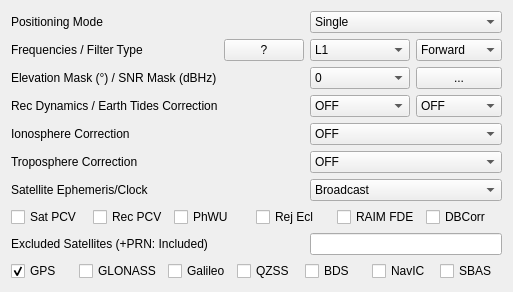
     <widget class="QWidget" name="TabSheet1">
      <property name="toolTip">
       <string/>
      </property>
      <attribute name="title">
       <string>Setting&amp;1</string>
      </attribute>
      <layout class="QGridLayout" name="gridLayout">
       <item row="7" column="0">
        <widget class="QLabel" name="Label32">
         <property name="enabled">
          <bool>true</bool>
         </property>
         <property name="toolTip">
          <string/>
         </property>
         <property name="text">
          <string>Satellite Ephemeris/Clock</string>
         </property>
        </widget>
       </item>
       <item row="11" column="0" colspan="4">
        <widget class="QWidget" name="widget_2" native="true">
         <property name="sizePolicy">
          <sizepolicy hsizetype="Preferred" vsizetype="Fixed">
           <horstretch>0</horstretch>
           <verstretch>0</verstretch>
          </sizepolicy>
         </property>
         <layout class="QHBoxLayout" name="horizontalLayout_2">
          <property name="leftMargin">
           <number>0</number>
          </property>
          <property name="topMargin">
           <number>0</number>
          </property>
          <property name="rightMargin">
           <number>0</number>
          </property>
          <property name="bottomMargin">
           <number>0</number>
          </property>
          <item>
           <widget class="QCheckBox" name="PosOpt1">
            <property name="toolTip">
             <string/>
            </property>
            <property name="text">
             <string>Sat PCV</string>
            </property>
            <property name="checked">
             <bool>false</bool>
            </property>
           </widget>
          </item>
          <item>
           <widget class="QCheckBox" name="PosOpt2">
            <property name="toolTip">
             <string/>
            </property>
            <property name="text">
             <string>Rec PCV</string>
            </property>
            <property name="checked">
             <bool>false</bool>
            </property>
           </widget>
          </item>
          <item>
           <widget class="QCheckBox" name="PosOpt3">
            <property name="toolTip">
             <string/>
            </property>
            <property name="text">
             <string>PhWU</string>
            </property>
            <property name="checked">
             <bool>false</bool>
            </property>
           </widget>
          </item>
          <item>
           <widget class="QCheckBox" name="PosOpt4">
            <property name="toolTip">
             <string/>
            </property>
            <property name="text">
             <string>Rej Ecl</string>
            </property>
            <property name="checked">
             <bool>false</bool>
            </property>
           </widget>
          </item>
          <item>
           <widget class="QCheckBox" name="PosOpt5">
            <property name="toolTip">
             <string/>
            </property>
            <property name="text">
             <string>RAIM FDE</string>
            </property>
            <property name="checked">
             <bool>false</bool>
            </property>
           </widget>
          </item>
          <item>
           <widget class="QCheckBox" name="PosOpt6">
            <property name="toolTip">
             <string/>
            </property>
            <property name="text">
             <string>DBCorr</string>
            </property>
            <property name="checked">
             <bool>false</bool>
            </property>
           </widget>
          </item>
         </layout>
        </widget>
       </item>
       <item row="1" column="2" colspan="2">
        <widget class="QComboBox" name="PosMode">
         <property name="enabled">
          <bool>true</bool>
         </property>
         <property name="toolTip">
          <string/>
         </property>
         <item>
          <property name="text">
           <string>Single</string>
          </property>
         </item>
         <item>
          <property name="text">
           <string>DGPS/DGNSS</string>
          </property>
         </item>
         <item>
          <property name="text">
           <string>Kinematic</string>
          </property>
         </item>
         <item>
          <property name="text">
           <string>Static</string>
          </property>
         </item>
         <item>
          <property name="text">
           <string>Static-Start</string>
          </property>
         </item>
         <item>
          <property name="text">
           <string>Moving-Base</string>
          </property>
         </item>
         <item>
          <property name="text">
           <string>Fixed</string>
          </property>
         </item>
         <item>
          <property name="text">
           <string>PPP Kinematic</string>
          </property>
         </item>
         <item>
          <property name="text">
           <string>PPP Static</string>
          </property>
         </item>
         <item>
          <property name="text">
           <string>PPP Fixed</string>
          </property>
         </item>
        </widget>
       </item>
       <item row="4" column="2">
        <widget class="QComboBox" name="DynamicModel">
         <property name="enabled">
          <bool>true</bool>
         </property>
         <property name="toolTip">
          <string/>
         </property>
         <item>
          <property name="text">
           <string>OFF</string>
          </property>
         </item>
         <item>
          <property name="text">
           <string>ON</string>
          </property>
         </item>
        </widget>
       </item>
       <item row="2" column="0">
        <widget class="QLabel" name="LabelFreq">
         <property name="enabled">
          <bool>true</bool>
         </property>
         <property name="toolTip">
          <string/>
         </property>
         <property name="text">
          <string>Frequencies / Filter Type</string>
         </property>
        </widget>
       </item>
       <item row="14" column="0" colspan="4">
        <widget class="QWidget" name="widget_3" native="true">
         <property name="sizePolicy">
          <sizepolicy hsizetype="Preferred" vsizetype="Fixed">
           <horstretch>0</horstretch>
           <verstretch>0</verstretch>
          </sizepolicy>
         </property>
         <layout class="QHBoxLayout" name="horizontalLayout_3">
          <property name="leftMargin">
           <number>0</number>
          </property>
          <property name="topMargin">
           <number>0</number>
          </property>
          <property name="rightMargin">
           <number>0</number>
          </property>
          <property name="bottomMargin">
           <number>0</number>
          </property>
          <item>
           <widget class="QCheckBox" name="NavSys1">
            <property name="toolTip">
             <string/>
            </property>
            <property name="text">
             <string>GPS</string>
            </property>
            <property name="checked">
             <bool>true</bool>
            </property>
           </widget>
          </item>
          <item>
           <widget class="QCheckBox" name="NavSys2">
            <property name="toolTip">
             <string/>
            </property>
            <property name="text">
             <string>GLONASS</string>
            </property>
            <property name="checked">
             <bool>false</bool>
            </property>
           </widget>
          </item>
          <item>
           <widget class="QCheckBox" name="NavSys3">
            <property name="toolTip">
             <string/>
            </property>
            <property name="text">
             <string>Galileo</string>
            </property>
            <property name="checked">
             <bool>false</bool>
            </property>
           </widget>
          </item>
          <item>
           <widget class="QCheckBox" name="NavSys4">
            <property name="toolTip">
             <string/>
            </property>
            <property name="text">
             <string>QZSS</string>
            </property>
            <property name="checked">
             <bool>false</bool>
            </property>
           </widget>
          </item>
          <item>
           <widget class="QCheckBox" name="NavSys6">
            <property name="toolTip">
             <string/>
            </property>
            <property name="text">
             <string>BDS</string>
            </property>
            <property name="checked">
             <bool>false</bool>
            </property>
           </widget>
          </item>
          <item>
           <widget class="QCheckBox" name="NavSys7">
            <property name="text">
             <string>NavIC</string>
            </property>
           </widget>
          </item>
          <item>
           <widget class="QCheckBox" name="NavSys5">
            <property name="toolTip">
             <string/>
            </property>
            <property name="text">
             <string>SBAS</string>
            </property>
            <property name="checked">
             <bool>false</bool>
            </property>
           </widget>
          </item>
         </layout>
        </widget>
       </item>
       <item row="4" column="0">
        <widget class="QLabel" name="Label3">
         <property name="enabled">
          <bool>true</bool>
         </property>
         <property name="toolTip">
          <string/>
         </property>
         <property name="text">
          <string>Rec Dynamics / Earth Tides Correction</string>
         </property>
        </widget>
       </item>
       <item row="1" column="0">
        <widget class="QLabel" name="LabelPosMode">
         <property name="enabled">
          <bool>true</bool>
         </property>
         <property name="toolTip">
          <string/>
         </property>
         <property name="text">
          <string>Positioning Mode</string>
         </property>
        </widget>
       </item>
       <item row="12" column="2" colspan="2">
        <widget class="QLineEdit" name="ExSats">
         <property name="enabled">
          <bool>true</bool>
         </property>
         <property name="toolTip">
          <string/>
         </property>
         <property name="text">
          <string/>
         </property>
        </widget>
       </item>
       <item row="4" column="3">
        <widget class="QComboBox" name="TideCorr">
         <property name="enabled">
          <bool>true</bool>
         </property>
         <property name="toolTip">
          <string/>
         </property>
         <item>
          <property name="text">
           <string>OFF</string>
          </property>
         </item>
         <item>
          <property name="text">
           <string>Solid</string>
          </property>
         </item>
         <item>
          <property name="text">
           <string>Solid/OTL</string>
          </property>
         </item>
        </widget>
       </item>
       <item row="3" column="3">
        <widget class="QPushButton" name="BtnMask">
         <property name="enabled">
          <bool>true</bool>
         </property>
         <property name="toolTip">
          <string/>
         </property>
         <property name="text">
          <string>...</string>
         </property>
         <property name="flat">
          <bool>false</bool>
         </property>
        </widget>
       </item>
       <item row="12" column="0">
        <widget class="QLabel" name="Label35">
         <property name="enabled">
          <bool>true</bool>
         </property>
         <property name="toolTip">
          <string/>
         </property>
         <property name="text">
          <string>Excluded Satellites (+PRN: Included)</string>
         </property>
        </widget>
       </item>
       <item row="2" column="3">
        <widget class="QComboBox" name="Solution">
         <property name="enabled">
          <bool>true</bool>
         </property>
         <property name="toolTip">
          <string/>
         </property>
         <item>
          <property name="text">
           <string>Forward</string>
          </property>
         </item>
         <item>
          <property name="text">
           <string>Backward</string>
          </property>
         </item>
         <item>
          <property name="text">
           <string>Combined</string>
          </property>
         </item>
        </widget>
       </item>
       <item row="6" column="0">
        <widget class="QLabel" name="Label9">
         <property name="enabled">
          <bool>true</bool>
         </property>
         <property name="toolTip">
          <string/>
         </property>
         <property name="text">
          <string>Troposphere Correction</string>
         </property>
        </widget>
       </item>
       <item row="3" column="2">
        <widget class="QComboBox" name="ElMask">
         <property name="enabled">
          <bool>true</bool>
         </property>
         <property name="toolTip">
          <string/>
         </property>
         <item>
          <property name="text">
           <string>0</string>
          </property>
         </item>
         <item>
          <property name="text">
           <string>5</string>
          </property>
         </item>
         <item>
          <property name="text">
           <string>10</string>
          </property>
         </item>
         <item>
          <property name="text">
           <string>15</string>
          </property>
         </item>
         <item>
          <property name="text">
           <string>20</string>
          </property>
         </item>
         <item>
          <property name="text">
           <string>25</string>
          </property>
         </item>
         <item>
          <property name="text">
           <string>30</string>
          </property>
         </item>
         <item>
          <property name="text">
           <string>35</string>
          </property>
         </item>
         <item>
          <property name="text">
           <string>40</string>
          </property>
         </item>
         <item>
          <property name="text">
           <string>45</string>
          </property>
         </item>
         <item>
          <property name="text">
           <string>50</string>
          </property>
         </item>
         <item>
          <property name="text">
           <string>55</string>
          </property>
         </item>
         <item>
          <property name="text">
           <string>60</string>
          </property>
         </item>
         <item>
          <property name="text">
           <string>65</string>
          </property>
         </item>
         <item>
          <property name="text">
           <string>70</string>
          </property>
         </item>
        </widget>
       </item>
       <item row="2" column="2">
        <widget class="QComboBox" name="Freq">
         <property name="enabled">
          <bool>true</bool>
         </property>
         <property name="toolTip">
          <string/>
         </property>
         <item>
          <property name="text">
           <string>L1</string>
          </property>
         </item>
         <item>
          <property name="text">
           <string>L1+2</string>
          </property>
         </item>
         <item>
          <property name="text">
           <string>L1+2+3</string>
          </property>
         </item>
         <item>
          <property name="text">
           <string>L1+2+3+4</string>
          </property>
         </item>
         <item>
          <property name="text">
           <string>L1+2+3+4+5</string>
          </property>
         </item>
        </widget>
       </item>
       <item row="6" column="2" colspan="2">
        <widget class="QComboBox" name="TropOpt">
         <property name="enabled">
          <bool>true</bool>
         </property>
         <property name="toolTip">
          <string/>
         </property>
         <item>
          <property name="text">
           <string>OFF</string>
          </property>
         </item>
         <item>
          <property name="text">
           <string>Saastamoinen</string>
          </property>
         </item>
         <item>
          <property name="text">
           <string>SBAS</string>
          </property>
         </item>
         <item>
          <property name="text">
           <string>Estimate ZTD</string>
          </property>
         </item>
         <item>
          <property name="text">
           <string>Estimate ZTD+Grad</string>
          </property>
         </item>
        </widget>
       </item>
       <item row="5" column="2" colspan="2">
        <widget class="QComboBox" name="IonoOpt">
         <property name="enabled">
          <bool>true</bool>
         </property>
         <property name="toolTip">
          <string/>
         </property>
         <item>
          <property name="text">
           <string>OFF</string>
          </property>
         </item>
         <item>
          <property name="text">
           <string>Broadcast</string>
          </property>
         </item>
         <item>
          <property name="text">
           <string>SBAS</string>
          </property>
         </item>
         <item>
          <property name="text">
           <string>Iono-Free LC</string>
          </property>
         </item>
         <item>
          <property name="text">
           <string>Estimate TEC</string>
          </property>
         </item>
         <item>
          <property name="text">
           <string>IONEX TEC</string>
          </property>
         </item>
         <item>
          <property name="text">
           <string>QZSS Broardcast</string>
          </property>
         </item>
        </widget>
       </item>
       <item row="5" column="0">
        <widget class="QLabel" name="Label8">
         <property name="enabled">
          <bool>true</bool>
         </property>
         <property name="toolTip">
          <string/>
         </property>
         <property name="text">
          <string>Ionosphere Correction</string>
         </property>
        </widget>
       </item>
       <item row="3" column="0">
        <widget class="QLabel" name="LabelElMask">
         <property name="enabled">
          <bool>true</bool>
         </property>
         <property name="toolTip">
          <string/>
         </property>
         <property name="text">
          <string>Elevation Mask (°) / SNR Mask (dBHz)</string>
         </property>
        </widget>
       </item>
       <item row="7" column="2" colspan="2">
        <widget class="QComboBox" name="SatEphem">
         <property name="enabled">
          <bool>true</bool>
         </property>
         <property name="toolTip">
          <string/>
         </property>
         <item>
          <property name="text">
           <string>Broadcast</string>
          </property>
         </item>
         <item>
          <property name="text">
           <string>Precise</string>
          </property>
         </item>
         <item>
          <property name="text">
           <string>Broadcast+SBAS</string>
          </property>
         </item>
         <item>
          <property name="text">
           <string>Broadcast+SSR APC</string>
          </property>
         </item>
         <item>
          <property name="text">
           <string>Broadcast+SSR CoM</string>
          </property>
         </item>
        </widget>
       </item>
       <item row="2" column="1">
        <widget class="QPushButton" name="BtnFreq">
         <property name="text">
          <string>?</string>
         </property>
        </widget>
       </item>
      </layout>
     </widget>
